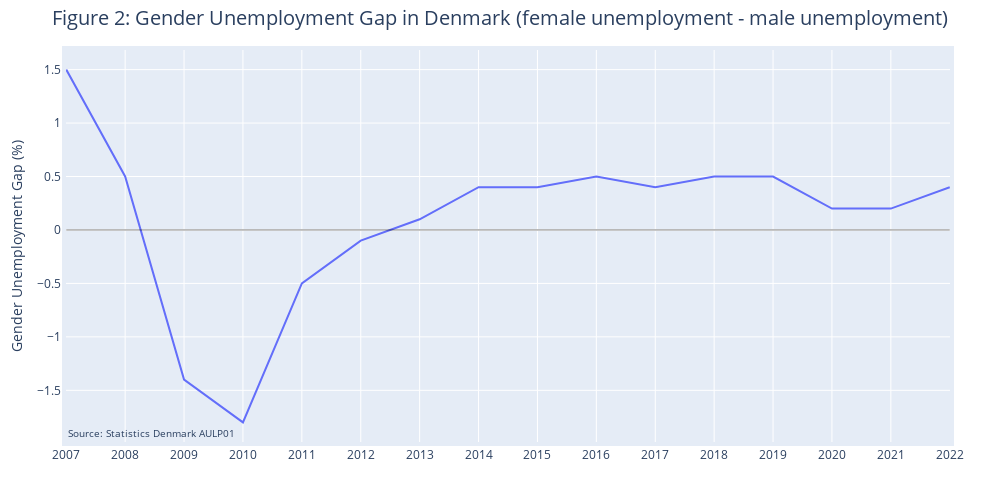

The cell this chart's notebook holds for it:
### Code cell
# Calculating difference between male and female gross unemployment rates
male_unemployment = gross_unemployment[gross_unemployment['GENDER'] == 'Men']
female_unemployment = gross_unemployment[gross_unemployment['GENDER'] == 'Women']

gender_gap = female_unemployment[['YEAR']].copy()
gender_gap['GENDER UNEMPLOYMENT GAP (%)'] = female_unemployment['GROSS UNEMPLOYMENT RATE (%)'].values - male_unemployment['GROSS UNEMPLOYMENT RATE (%)'].values

# Creating the plotly figure object
fig_2 = px.line(gender_gap, x='YEAR', y='GENDER UNEMPLOYMENT GAP (%)', title='Figure 2: Gender Unemployment Gap in Denmark (female unemployment - male unemployment)')

# Updating the layout
fig_2.update_layout(xaxis_title='', yaxis_title='Gender Unemployment Gap (%)', title_font=dict(size=20), 
                  title_x=0.5, margin=dict(l=50, r=50, b=50, t=50, pad=4), hovermode='x unified',
                  xaxis=dict(tickmode='linear', tick0=2007, dtick=1),
                  height = 500, width = 1000)

# Adding horizontal line for y=0
fig_2.add_shape(type='line', x0=2007, y0=0, x1=2022, y1=0, line=dict(color='black', width=0.5))

# Adding text box for source
fig_2.add_annotation(text='Source: Statistics Denmark AULP01', xref='paper', yref='paper', x=0, y=0, showarrow=False, font=dict(size=10))

# Show the interactive plot
fig_2.show()

### Figure 1 — Plotly figure (JSON) as saved in the notebook; plotly's stock layout.template omitted (floating-point values rounded to 4 significant figures)
{"data": [{"hovertemplate": "YEAR=%{x}<br>GENDER UNEMPLOYMENT GAP (%)=%{y}<extra></extra>", "legendgroup": "", "line": {"color": "#636efa", "dash": "solid"}, "marker": {"symbol": "circle"}, "mode": "lines", "name": "", "orientation": "v", "showlegend": false, "type": "scatter", "x": [2007, 2008, 2009, 2010, 2011, 2012, 2013, 2014, 2015, 2016, 2017, 2018, 2019, 2020, 2021, 2022], "xaxis": "x", "y": [1.5, 0.5, -1.4, -1.8, -0.5, -0.1, 0.1, 0.4, 0.4, 0.5, 0.4, 0.5, 0.5, 0.2, 0.2, 0.4], "yaxis": "y"}], "layout": {"annotations": [{"font": {"size": 10}, "showarrow": false, "text": "Source: Statistics Denmark AULP01", "x": 0, "xref": "paper", "y": 0, "yref": "paper"}], "height": 500, "hovermode": "x unified", "legend": {"tracegroupgap": 0}, "margin": {"b": 50, "l": 50, "pad": 4, "r": 50, "t": 50}, "shapes": [{"line": {"color": "black", "width": 0.5}, "type": "line", "x0": 2007, "x1": 2022, "y0": 0, "y1": 0}], "title": {"font": {"size": 20}, "text": "Figure 2: Gender Unemployment Gap in Denmark (female unemployment - male unemployment)", "x": 0.5}, "width": 1000, "xaxis": {"anchor": "y", "domain": [0, 1], "dtick": 1, "tick0": 2007, "tickmode": "linear", "title": {"text": ""}}, "yaxis": {"anchor": "x", "domain": [0, 1], "title": {"text": "Gender Unemployment Gap (%)"}}}}
